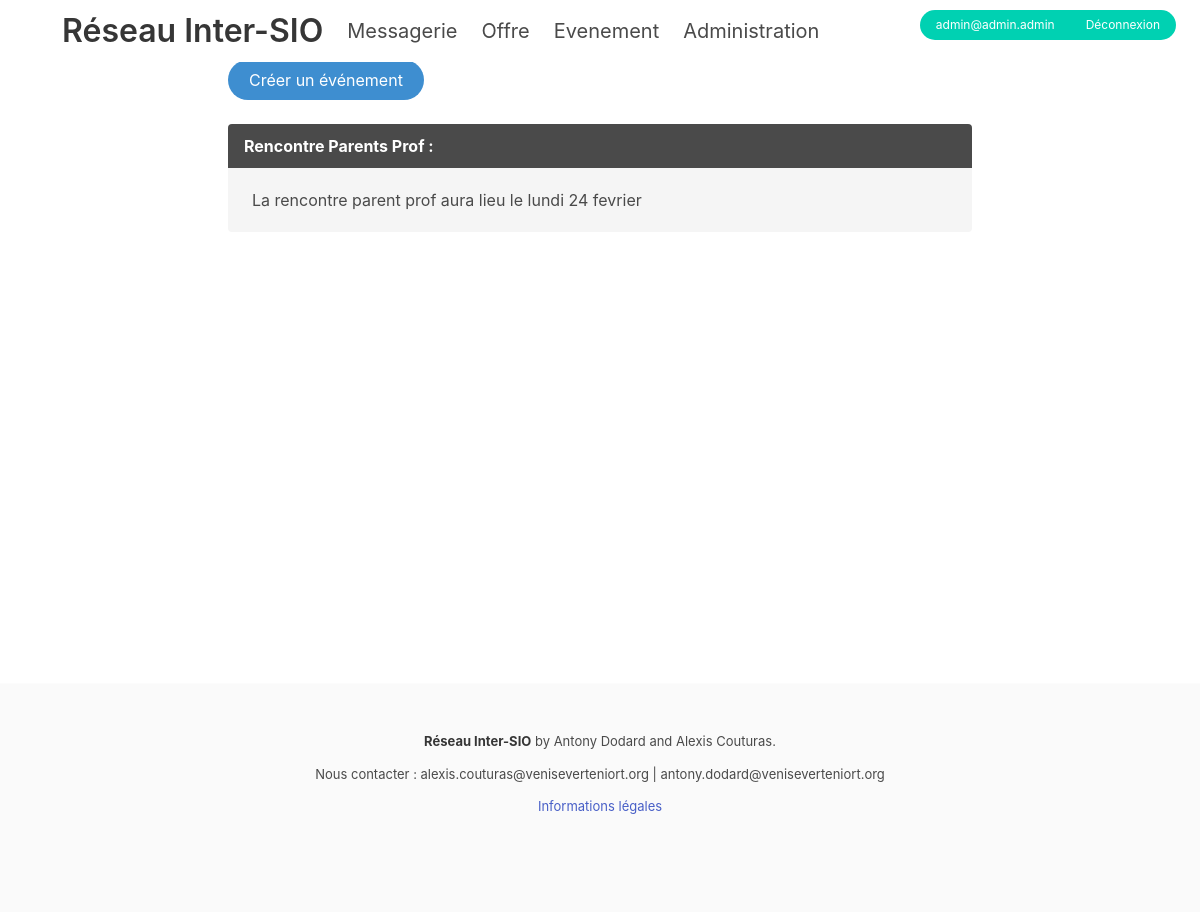
/event.php (signed in), run on the app's committed database.
### tables this page shows
CREATE TABLE IF NOT EXISTS `proposition` (
  `id_prop` int(11) NOT NULL AUTO_INCREMENT,
  `type_prop` varchar(50) NOT NULL,
  `titre_prop` varchar(50) NOT NULL,
  `contenu_prop` varchar(450) NOT NULL,
  `accepter_prop` char(1) DEFAULT NULL,
  `dateFin_prop` date DEFAULT NULL,
  `mail_compte` varchar(50) NOT NULL,
  PRIMARY KEY (`id_prop`),
  KEY `FK_proposition_compte` (`mail_compte`),
  CONSTRAINT `FK_proposition_compte` FOREIGN KEY (`mail_compte`) REFERENCES `compte` (`mail`)
);

### event.php (the view, shortened to what this page needs)
<?php include('header.php');
?>
<html>
    <body style="height: 900px;">
      <div class="section" style="margin-left: 15%; margin-right: 15%; margin-top: 1%">
      <div class="control">
      <?php if ($_SESSION['statut'] == "Professeur" or $_SESSION['statut'] == "Admin") {
              echo '<a href="creation_event.php" class="button is-rounded is-info">Créer un événement</a>';
		        }
      ?>
      </div>
      <br/>
      <?php
        try
        {
            $bdd = new PDO('mysql:host=localhost;dbname=projetphp;charset=utf8', 'root', '');
        }
        catch(Exception $e)
        {
            die('Erreur : '.$e->getMessage());
        }
        $req = $bdd->prepare('SELECT titre_prop, contenu_prop FROM proposition WHERE type_prop = "evenement"');
        $req->execute(array());
          while ($ligne = $req->fetch()) {
            $i = 0;
            echo '<article class="message">
                  <div class="message-header">
                  <p>'.$ligne[$i].' :</p>
                  </div>';
                  $i = $i + 1;
            echo '<div class="message-body">
                  <p>'.$ligne[$i].'</p>
                  </div>
                  </article>';
          }
      ?>
    </div>
        <?php include('footer.php'); ?>
    </body>
</html>

### CSS/main.css (style rules this page uses)
html, body { min-height: 850px; }

### data on the page
proposition: titre_prop "Rencontre Parents Prof", contenu_prop "La rencontre parent prof aura lieu le lundi 24 fevrier"

### other printed values
$_SESSION['email'] "admin@admin.admin"
